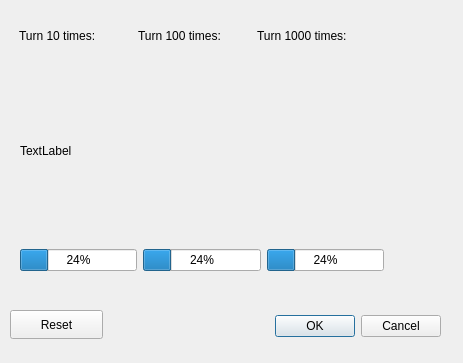
<?xml version="1.0" encoding="UTF-8"?>
<ui version="4.0">
 <class>Achievements</class>
 <widget class="QDialog" name="Achievements">
  <property name="geometry">
   <rect>
    <x>0</x>
    <y>0</y>
    <width>463</width>
    <height>363</height>
   </rect>
  </property>
  <property name="windowTitle">
   <string>Dialog</string>
  </property>
  <widget class="QDialogButtonBox" name="buttonBox">
   <property name="geometry">
    <rect>
     <x>100</x>
     <y>310</y>
     <width>341</width>
     <height>32</height>
    </rect>
   </property>
   <property name="orientation">
    <enum>Qt::Horizontal</enum>
   </property>
   <property name="standardButtons">
    <set>QDialogButtonBox::Cancel|QDialogButtonBox::Ok</set>
   </property>
  </widget>
  <widget class="QLabel" name="label_cup">
   <property name="geometry">
    <rect>
     <x>20</x>
     <y>90</y>
     <width>401</width>
     <height>121</height>
    </rect>
   </property>
   <property name="text">
    <string>TextLabel</string>
   </property>
  </widget>
  <widget class="QWidget" name="horizontalLayoutWidget">
   <property name="geometry">
    <rect>
     <x>20</x>
     <y>240</y>
     <width>364</width>
     <height>41</height>
    </rect>
   </property>
   <layout class="QHBoxLayout" name="horizontalLayout">
    <item>
     <widget class="QProgressBar" name="progressBar_3">
      <property name="value">
       <number>24</number>
      </property>
     </widget>
    </item>
    <item>
     <widget class="QProgressBar" name="progressBar_2">
      <property name="value">
       <number>24</number>
      </property>
     </widget>
    </item>
    <item>
     <widget class="QProgressBar" name="progressBar">
      <property name="value">
       <number>24</number>
      </property>
     </widget>
    </item>
   </layout>
  </widget>
  <widget class="QWidget" name="horizontalLayoutWidget_2">
   <property name="geometry">
    <rect>
     <x>19</x>
     <y>10</y>
     <width>351</width>
     <height>51</height>
    </rect>
   </property>
   <layout class="QHBoxLayout" name="horizontalLayout_2">
    <item>
     <widget class="QLabel" name="label_3">
      <property name="text">
       <string>Turn 10 times:</string>
      </property>
     </widget>
    </item>
    <item>
     <widget class="QLabel" name="label_2">
      <property name="text">
       <string>Turn 100 times:</string>
      </property>
     </widget>
    </item>
    <item>
     <widget class="QLabel" name="label">
      <property name="text">
       <string>Turn 1000 times:</string>
      </property>
     </widget>
    </item>
   </layout>
  </widget>
  <widget class="QPushButton" name="Reset">
   <property name="geometry">
    <rect>
     <x>10</x>
     <y>310</y>
     <width>93</width>
     <height>29</height>
    </rect>
   </property>
   <property name="text">
    <string>Reset</string>
   </property>
  </widget>
 </widget>
 <resources/>
 <connections>
  <connection>
   <sender>buttonBox</sender>
   <signal>accepted()</signal>
   <receiver>Achievements</receiver>
   <slot>accept()</slot>
   <hints>
    <hint type="sourcelabel">
     <x>248</x>
     <y>254</y>
    </hint>
    <hint type="destinationlabel">
     <x>157</x>
     <y>274</y>
    </hint>
   </hints>
  </connection>
  <connection>
   <sender>buttonBox</sender>
   <signal>rejected()</signal>
   <receiver>Achievements</receiver>
   <slot>reject()</slot>
   <hints>
    <hint type="sourcelabel">
     <x>316</x>
     <y>260</y>
    </hint>
    <hint type="destinationlabel">
     <x>286</x>
     <y>274</y>
    </hint>
   </hints>
  </connection>
 </connections>
</ui>
